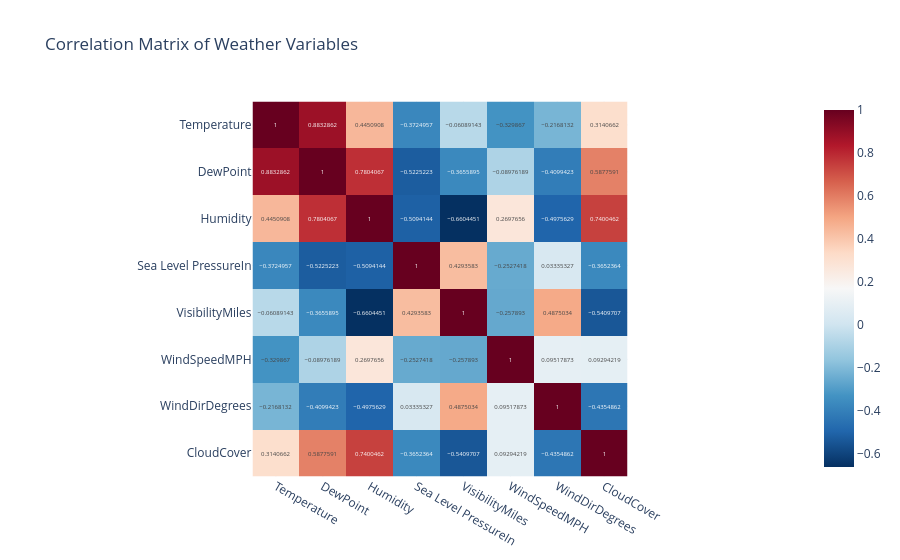

The notebook cell this image was saved under:
### Code cell
# Import Plotly Express
import plotly.express as px

# Calculate the correlation matrix using only numeric variables
correlation = nyc_weather.corr(numeric_only=True)

# Create an interactive heatmap of the correlation matrix
fig = px.imshow(
    correlation,
    text_auto=True,                   # Display correlation values inside each cell
    color_continuous_scale='RdBu_r',  # Blue = positive, Red = negative
    title='Correlation Matrix of Weather Variables')

# Improve the chart layout
fig.update_layout(
    template='plotly_white')

# Save and Display the interactive chart
plt.savefig('top10_nuclear_producers.jpeg', bbox_inches='tight', pad_inches=0.2, dpi=300)
fig.show()

### Figure 1 — Plotly figure (JSON) as saved in the notebook; plotly's stock layout.template omitted (floating-point values rounded to 4 significant figures)
{"data": [{"coloraxis": "coloraxis", "hovertemplate": "x: %{x}<br>y: %{y}<br>color: %{z}<extra></extra>", "name": "0", "texttemplate": "%{z}", "type": "heatmap", "x": ["Temperature", "DewPoint", "Humidity", "Sea Level PressureIn", "VisibilityMiles", "WindSpeedMPH", "WindDirDegrees", "CloudCover"], "xaxis": "x", "y": ["Temperature", "DewPoint", "Humidity", "Sea Level PressureIn", "VisibilityMiles", "WindSpeedMPH", "WindDirDegrees", "CloudCover"], "yaxis": "y", "z": [[1.0, 0.8833, 0.4451, -0.3725, -0.06089, -0.3299, -0.2168, 0.3141], [0.8833, 1.0, 0.7804, -0.5225, -0.3656, -0.08976, -0.4099, 0.5878], [0.4451, 0.7804, 1.0, -0.5094, -0.6604, 0.2698, -0.4976, 0.74], [-0.3725, -0.5225, -0.5094, 1.0, 0.4294, -0.2527, 0.03335, -0.3652], [-0.06089, -0.3656, -0.6604, 0.4294, 1.0, -0.2579, 0.4875, -0.541], [-0.3299, -0.08976, 0.2698, -0.2527, -0.2579, 1.0, 0.09518, 0.09294], [-0.2168, -0.4099, -0.4976, 0.03335, 0.4875, 0.09518, 1.0, -0.4355], [0.3141, 0.5878, 0.74, -0.3652, -0.541, 0.09294, -0.4355, 1.0]]}], "layout": {"coloraxis": {"colorscale": [[0, "rgb(5,48,97)"], [0.1, "rgb(33,102,172)"], [0.2, "rgb(67,147,195)"], [0.3, "rgb(146,197,222)"], [0.4, "rgb(209,229,240)"], [0.5, "rgb(247,247,247)"], [0.6, "rgb(253,219,199)"], [0.7, "rgb(244,165,130)"], [0.8, "rgb(214,96,77)"], [0.9, "rgb(178,24,43)"], [1, "rgb(103,0,31)"]]}, "title": {"text": "Correlation Matrix of Weather Variables"}, "xaxis": {"anchor": "y", "constrain": "domain", "domain": [0, 1], "scaleanchor": "y"}, "yaxis": {"anchor": "x", "autorange": "reversed", "constrain": "domain", "domain": [0, 1]}}}
